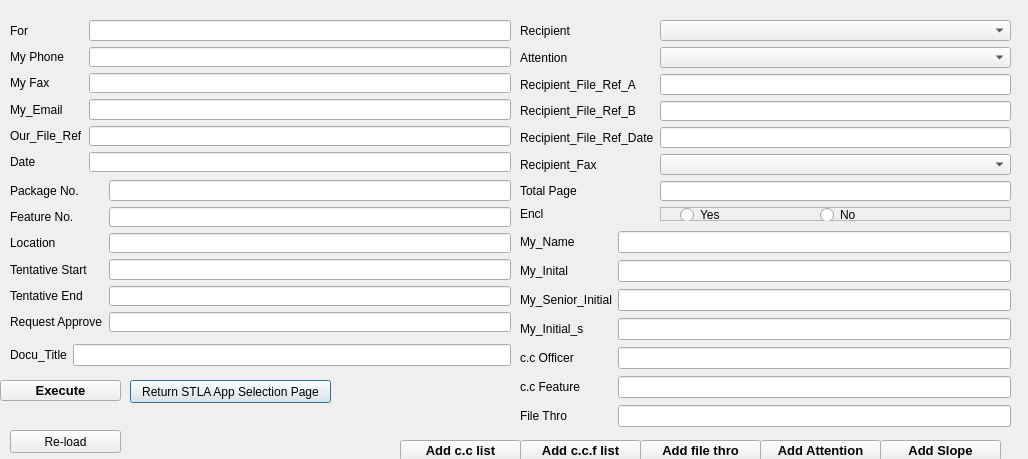
<?xml version="1.0" encoding="UTF-8"?>
<ui version="4.0">
 <class>Dialog</class>
 <widget class="QDialog" name="Dialog">
  <property name="geometry">
   <rect>
    <x>0</x>
    <y>0</y>
    <width>1028</width>
    <height>459</height>
   </rect>
  </property>
  <property name="windowTitle">
   <string>Dialog</string>
  </property>
  <widget class="QPushButton" name="T3_Apply_Return_but">
   <property name="geometry">
    <rect>
     <x>130</x>
     <y>380</y>
     <width>201</width>
     <height>23</height>
    </rect>
   </property>
   <property name="text">
    <string>Return STLA App Selection Page</string>
   </property>
  </widget>
  <widget class="QPushButton" name="T3_Apply_Execute_but">
   <property name="geometry">
    <rect>
     <x>0</x>
     <y>380</y>
     <width>121</width>
     <height>21</height>
    </rect>
   </property>
   <property name="font">
    <font>
     <pointsize>10</pointsize>
     <weight>75</weight>
     <bold>true</bold>
    </font>
   </property>
   <property name="text">
    <string>Execute</string>
   </property>
  </widget>
  <widget class="QWidget" name="gridLayoutWidget">
   <property name="geometry">
    <rect>
     <x>10</x>
     <y>20</y>
     <width>501</width>
     <height>152</height>
    </rect>
   </property>
   <layout class="QGridLayout" name="gridLayout">
    <item row="1" column="0">
     <widget class="QLabel" name="label">
      <property name="text">
       <string>My Phone</string>
      </property>
     </widget>
    </item>
    <item row="4" column="0">
     <widget class="QLabel" name="label_4">
      <property name="text">
       <string>Our_File_Ref</string>
      </property>
     </widget>
    </item>
    <item row="1" column="1">
     <widget class="QLineEdit" name="T3_Apply_My_Phone_le"/>
    </item>
    <item row="4" column="1">
     <widget class="QLineEdit" name="T3_Apply_Our_File_Ref"/>
    </item>
    <item row="3" column="0">
     <widget class="QLabel" name="label_3">
      <property name="text">
       <string>My_Email</string>
      </property>
     </widget>
    </item>
    <item row="3" column="1">
     <widget class="QLineEdit" name="T3_Apply_My_Email_le"/>
    </item>
    <item row="2" column="1">
     <widget class="QLineEdit" name="T3_Apply_My_Fax_le"/>
    </item>
    <item row="2" column="0">
     <widget class="QLabel" name="label_2">
      <property name="text">
       <string>My Fax</string>
      </property>
     </widget>
    </item>
    <item row="5" column="1">
     <widget class="QLineEdit" name="T3_Apply_Date_le"/>
    </item>
    <item row="5" column="0">
     <widget class="QLabel" name="label_16">
      <property name="text">
       <string>Date</string>
      </property>
     </widget>
    </item>
    <item row="0" column="1">
     <widget class="QLineEdit" name="T3_Apply_My_For_le"/>
    </item>
    <item row="0" column="0">
     <widget class="QLabel" name="label_5">
      <property name="text">
       <string>For</string>
      </property>
     </widget>
    </item>
   </layout>
  </widget>
  <widget class="QWidget" name="gridLayoutWidget_2">
   <property name="geometry">
    <rect>
     <x>520</x>
     <y>20</y>
     <width>491</width>
     <height>201</height>
    </rect>
   </property>
   <layout class="QGridLayout" name="gridLayout_2">
    <item row="5" column="1">
     <widget class="QComboBox" name="T3_Apply_Recipient_Fax_com"/>
    </item>
    <item row="2" column="0">
     <widget class="QLabel" name="label_41">
      <property name="text">
       <string>Recipient_File_Ref_A</string>
      </property>
     </widget>
    </item>
    <item row="6" column="1">
     <widget class="QLineEdit" name="T3_Apply_Total_Page_le"/>
    </item>
    <item row="3" column="0">
     <widget class="QLabel" name="label_29">
      <property name="text">
       <string>Recipient_File_Ref_B</string>
      </property>
     </widget>
    </item>
    <item row="0" column="0">
     <widget class="QLabel" name="label_38">
      <property name="text">
       <string>Recipient</string>
      </property>
     </widget>
    </item>
    <item row="1" column="0">
     <widget class="QLabel" name="label_34">
      <property name="text">
       <string>Attention</string>
      </property>
     </widget>
    </item>
    <item row="5" column="0">
     <widget class="QLabel" name="label_26">
      <property name="text">
       <string>Recipient_Fax</string>
      </property>
     </widget>
    </item>
    <item row="0" column="1">
     <widget class="QComboBox" name="T3_Apply_Recipient_com"/>
    </item>
    <item row="4" column="0">
     <widget class="QLabel" name="label_32">
      <property name="text">
       <string>Recipient_File_Ref_Date</string>
      </property>
     </widget>
    </item>
    <item row="2" column="1">
     <widget class="QLineEdit" name="T3_Apply_Recipient_File_Ref_A_le"/>
    </item>
    <item row="3" column="1">
     <widget class="QLineEdit" name="T3_Apply_Recipient_File_Ref_B_le"/>
    </item>
    <item row="6" column="0">
     <widget class="QLabel" name="label_27">
      <property name="text">
       <string>Total Page</string>
      </property>
     </widget>
    </item>
    <item row="4" column="1">
     <widget class="QLineEdit" name="T3_Apply_Recipient_File_Ref_Date_le"/>
    </item>
    <item row="1" column="1">
     <widget class="QComboBox" name="T3_Apply_Atention_com"/>
    </item>
    <item row="7" column="1">
     <widget class="QFrame" name="frame">
      <property name="frameShape">
       <enum>QFrame::StyledPanel</enum>
      </property>
      <property name="frameShadow">
       <enum>QFrame::Raised</enum>
      </property>
      <widget class="QRadioButton" name="T3_Apply_with_Encl_rad">
       <property name="geometry">
        <rect>
         <x>20</x>
         <y>0</y>
         <width>83</width>
         <height>16</height>
        </rect>
       </property>
       <property name="text">
        <string>Yes</string>
       </property>
      </widget>
      <widget class="QRadioButton" name="T3_Apply_without_Encl_rad">
       <property name="geometry">
        <rect>
         <x>160</x>
         <y>0</y>
         <width>83</width>
         <height>16</height>
        </rect>
       </property>
       <property name="text">
        <string>No</string>
       </property>
      </widget>
     </widget>
    </item>
    <item row="7" column="0">
     <widget class="QLabel" name="label_28">
      <property name="text">
       <string>Encl</string>
      </property>
     </widget>
    </item>
   </layout>
  </widget>
  <widget class="QWidget" name="gridLayoutWidget_3">
   <property name="geometry">
    <rect>
     <x>520</x>
     <y>230</y>
     <width>491</width>
     <height>204</height>
    </rect>
   </property>
   <layout class="QGridLayout" name="gridLayout_3">
    <item row="2" column="1">
     <widget class="QLineEdit" name="T3_Apply_My_Senior_Initial_le"/>
    </item>
    <item row="4" column="1">
     <widget class="QLineEdit" name="T3_Apply_Officer_cc_le"/>
    </item>
    <item row="4" column="0">
     <widget class="QLabel" name="label_37">
      <property name="text">
       <string>c.c Officer</string>
      </property>
     </widget>
    </item>
    <item row="6" column="1">
     <widget class="QLineEdit" name="T3_Apply_file_thro_le"/>
    </item>
    <item row="1" column="1">
     <widget class="QLineEdit" name="T3_Apply_My_Initial_le"/>
    </item>
    <item row="6" column="0">
     <widget class="QLabel" name="label_36">
      <property name="text">
       <string>File Thro</string>
      </property>
     </widget>
    </item>
    <item row="3" column="1">
     <widget class="QLineEdit" name="T3_Apply_My_Initial_s_le"/>
    </item>
    <item row="1" column="0">
     <widget class="QLabel" name="label_33">
      <property name="text">
       <string>My_Inital</string>
      </property>
     </widget>
    </item>
    <item row="0" column="1">
     <widget class="QLineEdit" name="T3_Apply_My_Name_le"/>
    </item>
    <item row="3" column="0">
     <widget class="QLabel" name="label_24">
      <property name="text">
       <string>My_Initial_s</string>
      </property>
     </widget>
    </item>
    <item row="5" column="1">
     <widget class="QLineEdit" name="T3_Apply_Feature_cc_le"/>
    </item>
    <item row="2" column="0">
     <widget class="QLabel" name="label_30">
      <property name="text">
       <string>My_Senior_Initial</string>
      </property>
     </widget>
    </item>
    <item row="0" column="0">
     <widget class="QLabel" name="label_35">
      <property name="text">
       <string>My_Name</string>
      </property>
     </widget>
    </item>
    <item row="5" column="0">
     <widget class="QLabel" name="label_25">
      <property name="text">
       <string>c.c Feature</string>
      </property>
     </widget>
    </item>
   </layout>
  </widget>
  <widget class="QWidget" name="gridLayoutWidget_4">
   <property name="geometry">
    <rect>
     <x>10</x>
     <y>180</y>
     <width>501</width>
     <height>152</height>
    </rect>
   </property>
   <layout class="QGridLayout" name="gridLayout_4">
    <item row="5" column="0">
     <widget class="QLabel" name="label_42">
      <property name="text">
       <string>Request Approve</string>
      </property>
     </widget>
    </item>
    <item row="3" column="1">
     <widget class="QLineEdit" name="T3_Apply_Tentative_Start_Date_le"/>
    </item>
    <item row="1" column="1">
     <widget class="QLineEdit" name="T3_Apply_Feature_No_le"/>
    </item>
    <item row="0" column="0">
     <widget class="QLabel" name="label_17">
      <property name="text">
       <string>Package No.</string>
      </property>
     </widget>
    </item>
    <item row="1" column="0">
     <widget class="QLabel" name="label_14">
      <property name="text">
       <string>Feature No.</string>
      </property>
     </widget>
    </item>
    <item row="5" column="1">
     <widget class="QLineEdit" name="T3_Apply_Request_Approve_Date_le"/>
    </item>
    <item row="0" column="1">
     <widget class="QLineEdit" name="T3_Apply_Package_No_le"/>
    </item>
    <item row="3" column="0">
     <widget class="QLabel" name="label_31">
      <property name="text">
       <string>Tentative Start</string>
      </property>
     </widget>
    </item>
    <item row="4" column="0">
     <widget class="QLabel" name="label_40">
      <property name="text">
       <string>Tentative End</string>
      </property>
     </widget>
    </item>
    <item row="4" column="1">
     <widget class="QLineEdit" name="T3_Apply_Tentative_End_Date_le"/>
    </item>
    <item row="2" column="1">
     <widget class="QLineEdit" name="T3_Apply_Location_le"/>
    </item>
    <item row="2" column="0">
     <widget class="QLabel" name="label_18">
      <property name="text">
       <string>Location</string>
      </property>
     </widget>
    </item>
   </layout>
  </widget>
  <widget class="QWidget" name="gridLayoutWidget_5">
   <property name="geometry">
    <rect>
     <x>10</x>
     <y>340</y>
     <width>501</width>
     <height>31</height>
    </rect>
   </property>
   <layout class="QGridLayout" name="gridLayout_5">
    <item row="0" column="0">
     <widget class="QLabel" name="label_15">
      <property name="text">
       <string>Docu_Title</string>
      </property>
     </widget>
    </item>
    <item row="0" column="1">
     <widget class="QLineEdit" name="T3_Apply_Docu_Title_le"/>
    </item>
   </layout>
  </widget>
  <widget class="QPushButton" name="T3_Apply_Add_Slope_but">
   <property name="geometry">
    <rect>
     <x>880</x>
     <y>440</y>
     <width>121</width>
     <height>21</height>
    </rect>
   </property>
   <property name="font">
    <font>
     <pointsize>10</pointsize>
     <weight>75</weight>
     <bold>true</bold>
    </font>
   </property>
   <property name="text">
    <string>Add Slope</string>
   </property>
  </widget>
  <widget class="QPushButton" name="T3_Apply_Add_Attention_but">
   <property name="geometry">
    <rect>
     <x>760</x>
     <y>440</y>
     <width>121</width>
     <height>21</height>
    </rect>
   </property>
   <property name="font">
    <font>
     <pointsize>10</pointsize>
     <weight>75</weight>
     <bold>true</bold>
    </font>
   </property>
   <property name="text">
    <string>Add Attention</string>
   </property>
  </widget>
  <widget class="QPushButton" name="T3_Apply_Add_CC_but">
   <property name="geometry">
    <rect>
     <x>400</x>
     <y>440</y>
     <width>121</width>
     <height>21</height>
    </rect>
   </property>
   <property name="font">
    <font>
     <pointsize>10</pointsize>
     <weight>75</weight>
     <bold>true</bold>
    </font>
   </property>
   <property name="text">
    <string>Add c.c list</string>
   </property>
  </widget>
  <widget class="QPushButton" name="T3_Apply_Add_File_Thro_but">
   <property name="geometry">
    <rect>
     <x>640</x>
     <y>440</y>
     <width>121</width>
     <height>21</height>
    </rect>
   </property>
   <property name="font">
    <font>
     <pointsize>10</pointsize>
     <weight>75</weight>
     <bold>true</bold>
    </font>
   </property>
   <property name="text">
    <string>Add file thro</string>
   </property>
  </widget>
  <widget class="QPushButton" name="T3_Apply_Add_CCF_but">
   <property name="geometry">
    <rect>
     <x>520</x>
     <y>440</y>
     <width>121</width>
     <height>21</height>
    </rect>
   </property>
   <property name="font">
    <font>
     <pointsize>10</pointsize>
     <weight>75</weight>
     <bold>true</bold>
    </font>
   </property>
   <property name="text">
    <string>Add c.c.f list</string>
   </property>
  </widget>
  <widget class="QPushButton" name="T3_Apply_Reload_but">
   <property name="geometry">
    <rect>
     <x>10</x>
     <y>430</y>
     <width>111</width>
     <height>23</height>
    </rect>
   </property>
   <property name="text">
    <string>Re-load</string>
   </property>
  </widget>
 </widget>
 <tabstops>
  <tabstop>T3_Apply_My_Phone_le</tabstop>
  <tabstop>T3_Apply_My_Fax_le</tabstop>
  <tabstop>T3_Apply_My_Email_le</tabstop>
  <tabstop>T3_Apply_Our_File_Ref</tabstop>
  <tabstop>T3_Apply_Date_le</tabstop>
  <tabstop>T3_Apply_Execute_but</tabstop>
  <tabstop>T3_Apply_Return_but</tabstop>
 </tabstops>
 <resources/>
 <connections/>
</ui>
